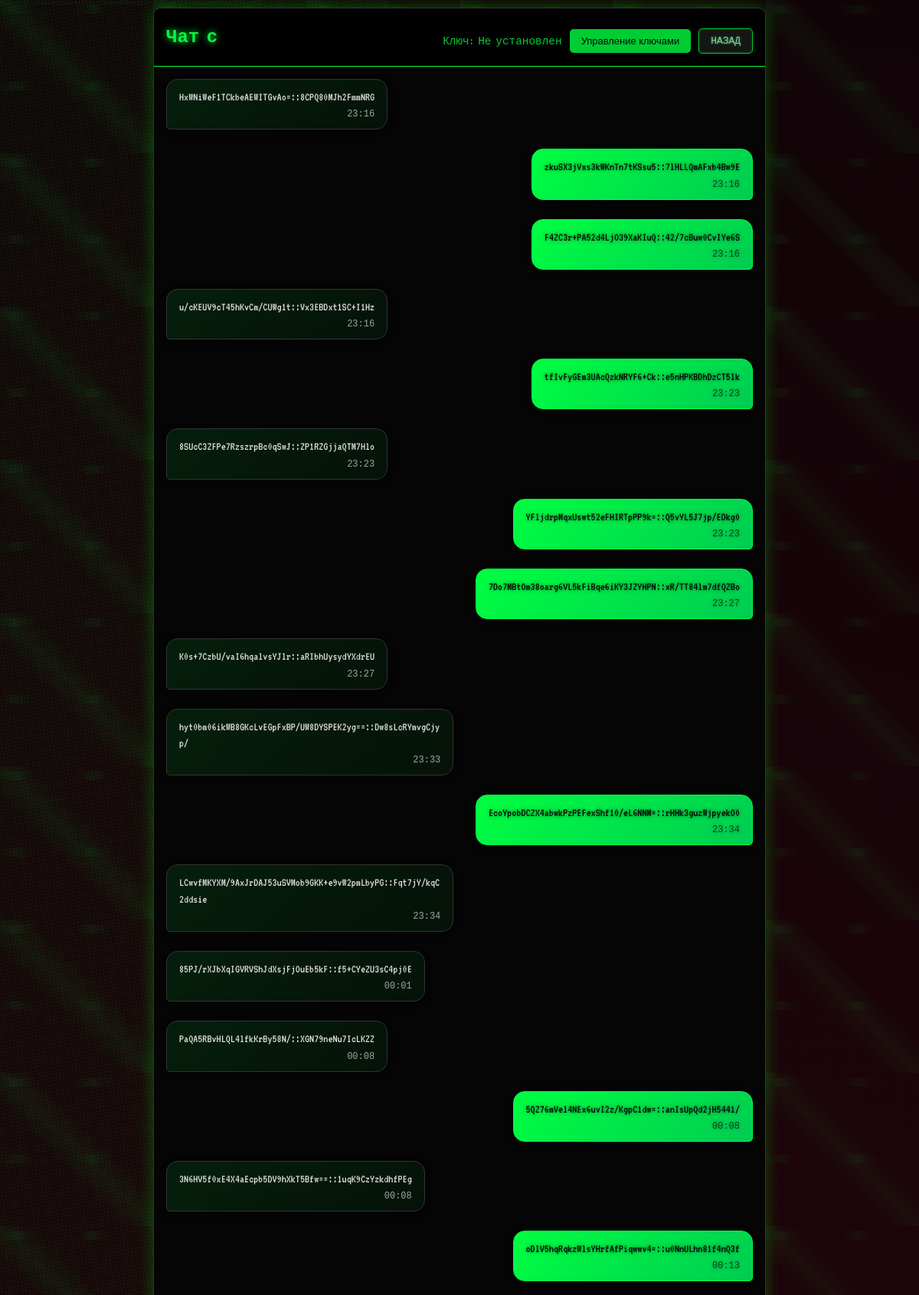
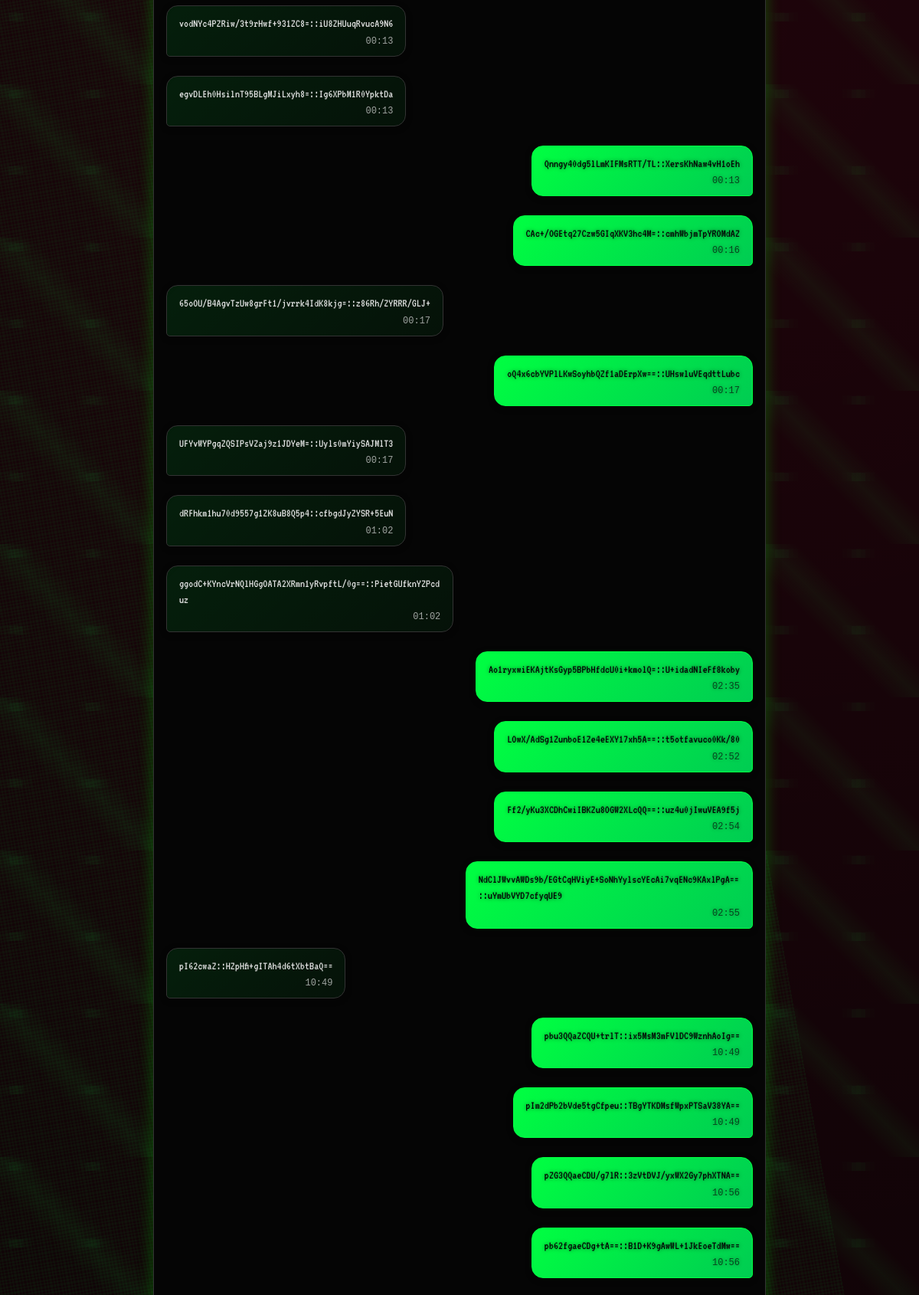
/chat/1 (signed in, upper part), run on the app's committed database (2 pictures, top to bottom).
### models.py (models this page shows)
class Message(db.Model):
    id = Column(Integer, primary_key=True)
    chat_id = Column(Integer, ForeignKey('chat.id'), nullable=True)
    group_id = Column(Integer, ForeignKey('group.id'), nullable=True)
    sender_id = Column(Integer, ForeignKey('user.id'), nullable=False)
    content_enc = Column(LargeBinary, nullable=False)  # Зашифрованное сообщение
    type = Column(String(16), default='text')  # text, file, audio
    timestamp = Column(DateTime, default=datetime.datetime.utcnow)
    deleted = Column(Boolean, default=False)
    session_id = Column(String(64), nullable=True)  # ID сессии для PFS
    file = relationship('File', backref='message', uselist=False)

### app.py (the view, shortened to what this page needs)
@app.route('/chat/<int:chat_id>', methods=['GET', 'POST'])
@login_required
def chat(chat_id):
    chat = Chat.query.get_or_404(chat_id)
    if current_user.id not in [chat.user1_id, chat.user2_id]:
        abort(403)
    tracking = ReadTracking.query.filter_by(user_id=current_user.id, chat_id=chat_id).first()
    if tracking:
        tracking.last_read = datetime.now(UTC)
    else:
        tracking = ReadTracking(user_id=current_user.id, chat_id=chat_id, last_read=datetime.now(UTC))
        db.session.add(tracking)
    db.session.commit()
    other_user_id = chat.user2_id if current_user.id == chat.user1_id else chat.user1_id
    other_user = User.query.get_or_404(other_user_id)
    if not chat.key_enc:
        key = os.urandom(32)  # 256 бит
        chat.key_enc = base64.b64encode(key)
        db.session.commit()
    messages = Message.query.filter_by(chat_id=chat.id).order_by(Message.timestamp.asc()).all()
    messages_data = []
    for message in messages:
        try:
            content = message.content_enc.decode('utf-8') if message.content_enc else ''
            messages_data.append({
                'id': message.id,
                'sender_id': message.sender_id,
                'content': content,
                'timestamp': message.timestamp,
                'deleted': message.deleted
            })
        except Exception as e:
            messages_data.append({
                'id': message.id,
                'sender_id': message.sender_id,
                'content': '[ошибка чтения сообщения]',
                'timestamp': message.timestamp,
                'deleted': message.deleted
            })
    try:
        nickname = other_user.nickname_enc if other_user else 'Unknown'
    except Exception:
        nickname = 'Unknown'
    other_has_key = other_user.public_key is not None if other_user else False
    show_sync_button = True if other_user else False
    chat_key_b64 = chat.key_enc.decode('utf-8') if chat.key_enc else ''
    return render_template('chat.html', chat=chat, messages=messages_data, nickname=nickname, chat_key_b64=chat_key_b64, other_has_key=other_has_key, other_user=other_user, show_sync_button=show_sync_button)

### app.py (called while the page is built)
@app.before_request
def enforce_https():
    return None

@login_manager.user_loader
def load_user(user_id):
    return db.session.get(User, int(user_id))

@app.before_request
def check_ban():
    from flask_login import current_user, logout_user
    if hasattr(current_user, 'is_authenticated') and current_user.is_authenticated:
        if getattr(current_user, 'banned', False):
            logout_user()
            flash('Ваш аккаунт заблокирован', 'danger')
            return redirect(url_for('login'))

### templates/chat.html (shortened to what this page needs)
{% extends "base.html" %}
{% block content %}
<div class="container">
    <div class="chat-container">
        <div class="chat-header">
            <h2>Чат с {{ other_user.encrypted_nickname }}</h2>
            <div class="key-info">
                <span>Ключ: <span id="headerCurrentKey">Не установлен</span></span>
                <button onclick="showKeyModal()">Управление ключами</button>
                <a href="{{ url_for('index') }}" class="btn btn-secondary">Назад</a>
            </div>
        </div>
        <div class="messages-container" id="messages">
            {% for message in messages %}
            <div class="message {% if message.sender_id == current_user.id %}sent{% else %}received{% endif %}">
                <div class="message-content">
                    <span class="message-text">{{ message.content }}</span>
                    <span class="message-time">{{ message.timestamp.strftime('%H:%M') }}</span>
                </div>
            </div>
            {% endfor %}
        </div>
    </div>
</div>
{% endblock %}

### data on the page
Message: timestamp "23:16"
Message: timestamp "23:16"
Message: timestamp "23:16"
Message: timestamp "23:16"
Message: timestamp "23:23"
Message: timestamp "23:23"
Message: timestamp "23:23"
Message: timestamp "23:27"
Message: timestamp "23:27"
Message: timestamp "23:33"
Message: timestamp "23:34"
Message: timestamp "23:34"
Message: timestamp "00:01"
Message: timestamp "00:08"
Message: timestamp "00:08"
Message: timestamp "00:08"
Message: timestamp "00:13"
Message: timestamp "00:13"
Message: timestamp "00:13"
Message: timestamp "00:13"
Message: timestamp "00:16"
Message: timestamp "00:17"
Message: timestamp "00:17"
Message: timestamp "00:17"
Message: timestamp "01:02"
Message: timestamp "01:02"
Message: timestamp "02:35"
Message: timestamp "02:52"
Message: timestamp "02:54"
Message: timestamp "02:55"
Message: timestamp "10:49"
Message: timestamp "10:49"
Message: timestamp "10:49"
Message: timestamp "10:56"
Message: timestamp "10:56"

### other printed values
{{ message.content }} "HxWNiWeF1TCkbeAEWITGvAo=::8CPQ80MJh2FmmNRG" "zkuSX3jVxs3kWKnTn7tKSsu5::7lHLLQmAFxb4Bw9E" "F4ZC3r+PA52d4LjO39XaKIuQ::42/7cBuw0CvIYe6S" "u/cKEUV9cT45hKvCm/CUWg1t::Vx3EBDxt1SC+I1Hz" "tfIvFyGEm3UAcQzkNRYF6+Ck::e5nHPKBDhDzCT5lk" "8SUcC3ZFPe7RzszrpBc0qSwJ::ZP1RZGjjaQTM7Hlo" "YFljdrpMqxUswt52eFHIRTpPP9k=::Q5vYL5J7jp/EDkg0" "7Do7MBtOm38oarg6VL5kFiBqe6iKY3JZYHPN::xR/TT84lm7dfQZBo" "K0s+7CzbU/vaI6hqalvsYJlr::aRIbhUysydYXdrEU" "hyt0bm06ikWB8GKcLvEGpFxBP/UW8DYSPEK2yg==::Dw8sLcRYmvgCjyp/" "EcoYpobDCZX4abwkPzPEFexShf10/eL6NNM=::rHHk3guzWjpyekO0" "LCwvfMKYXM/9AxJrDAJ53uSVMob9GKK+e9vW2pmLbyPG::Fqt7jY/kqC2ddsie" "85PJ/rXJbXqIGVRVShJdXsjFjOuEb5kF::f5+CYeZU3sC4pj0E" "PaQA5RBvHLQL4lfkKrBy58N/::XGN79neNu7IcLKZZ" "5QZ76mVel4NEx6uvI2z/KgpC1dw=::anIsUpQd2jH5441/" "3N6HV5f0xE4X4aEcpb5DV9hXkT5Bfw==::1uqK9CzYzkdhfPEg" "oDlV5hqRqkzWlsYHrfAfPiqwwv4=::u0NnULhn81f4nQ3f" "vodNYc4PZRiw/3t9rHwf+931ZC8=::iU8ZHUuqRvucA9N6" "egvDLEh0HsilnT95BLgMJiLxyh8=::Ig6XPbM1R0YpktDa" "Qnngy40dg5lLmKIFMsRTT/TL::XersKhNaw4vH1oEh" "CAc+/OGEtq27Czw5GIqXKV3hc4M=::cmhWbjmTpYROMdAZ" "65oOU/B4AgvTzUw8grFt1/jvrrk4IdK8kjg=::z86Rh/ZYRRR/GLJ+" "oQ4x6cbYVPlLKwSoyhbQZf1aDErpXw==::UHswluVEqdttLubc" "UFYvWYPgqZQSIPsVZaj9z1JDYeM=::Uyls0mYiySAJMlT3" "dRFhkm1hu70d9557g1ZK8uB8Q5p4::cfbgdJyZYSR+5EuN" "ggodC+KYncVrNQlHGgOATA2XRmn1yRvpftL/0g==::PietGUfknYZPcduz" "Ao1ryxwiEKAjtKsGyp5BPbHfdcU0i+kmolQ=::U+idadNIeFf8koby" "LOwX/AdSg1ZunboE1Ze4eEXY17xh5A==::t5otfavuco0Kk/80" "Ff2/yKu3XCDhCwiIBKZu8OGW2XLcQQ==::uz4u0jIwuVEA9f5j" "NdClJWvvAWDs9b/EGtCqHViyE+SoNhYylscYEcAi7vqENc9KAxlPgA==::uYmUbVYD7cfyqUE9" "pI62cwaZ::HZpHfi+gITAh4d6tXbtBaQ==" "pbu3QQaZCQU+trlT::ix5MsM3mFVlDC9WznhAoIg==" "pIm2dPb2bVde5tgCfpeu::TBgYTKDMsfWpxPTSaV38YA==" "pZG3QQaeCDU/g7lR::3zVtDVJ/yxWX2Gy7phXTNA==" "pb62fgaeCDg+tA==::B1D+K9gAwWL+1JkEoeTdMw=="
